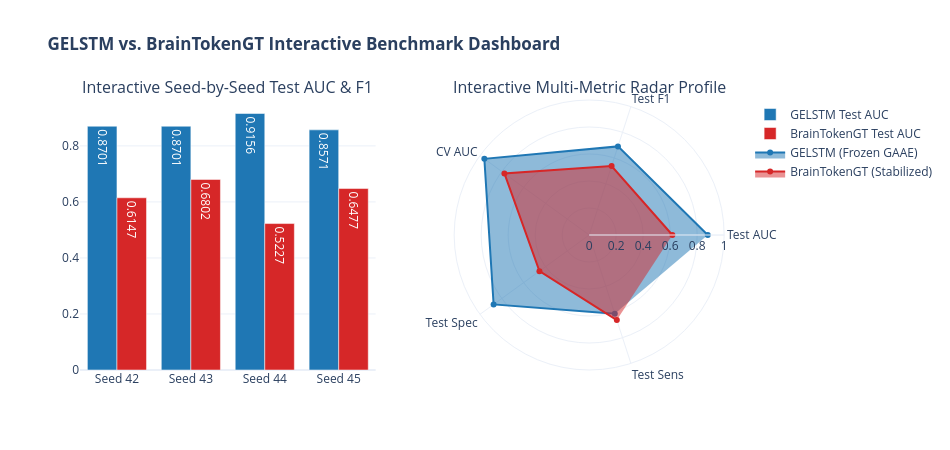

The notebook cell this image was saved under:
### Markdown cell above
## 8. Interactive Exploration Dashboard (Plotly)

Below is an interactive dashboard rendering inline in Jupyter, enabling dynamic inspection of seed-level metrics, hover details, and trade-off frontiers.

### Code cell
# Interactive Multi-Metric Comparison (Plotly)
fig_plotly = make_subplots(
    rows=1, cols=2,
    subplot_titles=("Interactive Seed-by-Seed Test AUC & F1", "Interactive Multi-Metric Radar Profile"),
    specs=[[{"type": "bar"}, {"type": "polar"}]]
)

# Panel 1: Grouped Bar Chart
for model, col, color in [("GELSTM", "GELSTM Test AUC", "#1f77b4"), ("BrainTokenGT", "BrainTokenGT Test AUC", "#d62728")]:
    fig_plotly.add_trace(
        go.Bar(
            name=f"{model} Test AUC",
            x=[f"Seed {s}" for s in seeds],
            y=df_seeds[col],
            marker_color=color,
            text=[f"{v:.4f}" for v in df_seeds[col]],
            textposition="auto"
        ),
        row=1, col=1
    )

# Panel 2: Radar Chart
categories = ["Test AUC", "Test F1", "CV AUC", "Test Spec", "Test Sens"]
fig_plotly.add_trace(
    go.Scatterpolar(
        r=[np.mean(g_test_aucs), np.mean(g_test_f1s), np.mean(df_seeds["GELSTM CV AUC"]), np.mean(df_seeds["GELSTM Spec"]), np.mean(df_seeds["GELSTM Sens"])],
        theta=categories,
        fill="toself",
        name="GELSTM (Frozen GAAE)",
        line_color="#1f77b4"
    ),
    row=1, col=2
)

fig_plotly.add_trace(
    go.Scatterpolar(
        r=[np.mean(b_test_aucs), np.mean(b_test_f1s), np.mean(df_seeds["BrainTokenGT CV AUC"]), np.mean(df_seeds["BrainTokenGT Spec"]), np.mean(df_seeds["BrainTokenGT Sens"])],
        theta=categories,
        fill="toself",
        name="BrainTokenGT (Stabilized)",
        line_color="#d62728"
    ),
    row=1, col=2
)

fig_plotly.update_layout(
    title_text="<b>GELSTM vs. BrainTokenGT Interactive Benchmark Dashboard</b>",
    template="plotly_white",
    height=450,
    width=950,
    barmode="group",
    polar=dict(radialaxis=dict(visible=True, range=[0, 1.0]))
)

fig_plotly.show()

### Figure 1 — Plotly figure (JSON) as saved in the notebook; plotly's stock layout.template omitted (floating-point values rounded to 4 significant figures)
{"data": [{"marker": {"color": "#1f77b4"}, "name": "GELSTM Test AUC", "text": ["0.8701", "0.8701", "0.9156", "0.8571"], "textposition": "auto", "type": "bar", "x": ["Seed 42", "Seed 43", "Seed 44", "Seed 45"], "xaxis": "x", "y": [0.8701, 0.8701, 0.9156, 0.8571], "yaxis": "y"}, {"marker": {"color": "#d62728"}, "name": "BrainTokenGT Test AUC", "text": ["0.6147", "0.6802", "0.5227", "0.6477"], "textposition": "auto", "type": "bar", "x": ["Seed 42", "Seed 43", "Seed 44", "Seed 45"], "xaxis": "x", "y": [0.6147, 0.6802, 0.5227, 0.6477], "yaxis": "y"}, {"fill": "toself", "line": {"color": "#1f77b4"}, "name": "GELSTM (Frozen GAAE)", "r": [0.8782, 0.6902, 0.9598, 0.875, 0.6136], "subplot": "polar", "theta": ["Test AUC", "Test F1", "CV AUC", "Test Spec", "Test Sens"], "type": "scatterpolar"}, {"fill": "toself", "line": {"color": "#d62728"}, "name": "BrainTokenGT (Stabilized)", "r": [0.6163, 0.5375, 0.7761, 0.4554, 0.6629], "subplot": "polar", "theta": ["Test AUC", "Test F1", "CV AUC", "Test Spec", "Test Sens"], "type": "scatterpolar"}], "layout": {"annotations": [{"font": {"size": 16}, "showarrow": false, "text": "Interactive Seed-by-Seed Test AUC & F1", "x": 0.225, "xanchor": "center", "xref": "paper", "y": 1.0, "yanchor": "bottom", "yref": "paper"}, {"font": {"size": 16}, "showarrow": false, "text": "Interactive Multi-Metric Radar Profile", "x": 0.775, "xanchor": "center", "xref": "paper", "y": 1.0, "yanchor": "bottom", "yref": "paper"}], "barmode": "group", "height": 450, "polar": {"domain": {"x": [0.55, 1.0], "y": [0.0, 1.0]}, "radialaxis": {"range": [0, 1.0], "visible": true}}, "title": {"text": "<b>GELSTM vs. BrainTokenGT Interactive Benchmark Dashboard</b>"}, "width": 950, "xaxis": {"anchor": "y", "domain": [0.0, 0.45]}, "yaxis": {"anchor": "x", "domain": [0.0, 1.0]}}}
